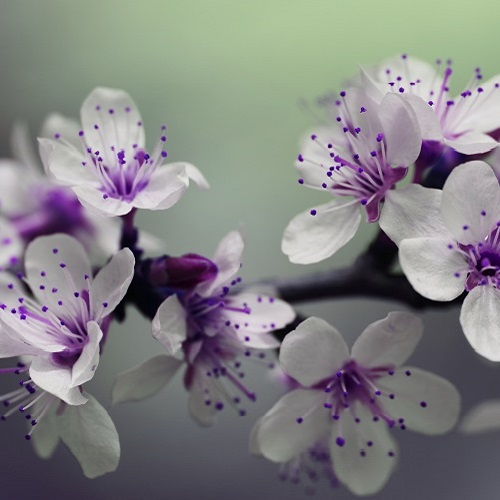
#> input picture pic/petal500x500.jpg, 500 x 500 px
$ jupyter execute --allow-errors chapter3_23.4.10.ipynb
#> lines starting #> are read from the running program, lines starting #| are printed output that depends on the picture
## 复习上一章实例--图像融合

[cell 1]
import numpy as np
import cv2 as cv
import matplotlib.pyplot as plt

[cell 2]
def show(img):
    if img.ndim==2:
        plt.imshow(img,cmap="gray")
    elif img.ndim==3:
        img = cv.cvtColor(img,cv.COLOR_BGR2RGB)#cv.cvtColor函数第一个参数输入只能是np.uint8类型
        plt.imshow(img)
    plt.show()

[cell 3]
a = cv.imread("pic/petal500x500.jpg")
#> a is the input picture: shape (500, 500, 3); mean B, G, R 130.5, 129.6, 130.2
b = cv.imread("pic/hedgehog500x500.jpg")
m = cv.imread("pic/mask500x500.jpg")
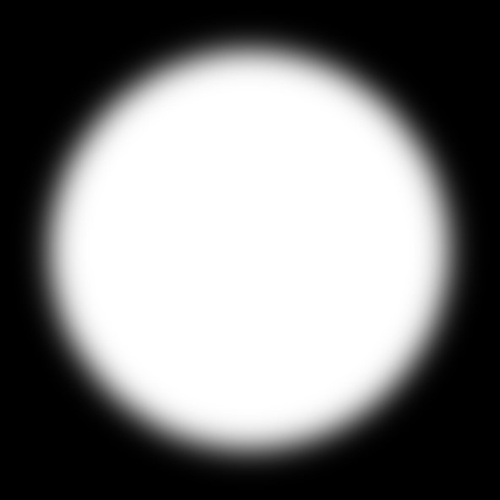
#> input picture pic/mask500x500.jpg, 500 x 500 px
#> m is the input picture: shape (500, 500, 3); min 0, max 255, mean 126.4

#> (a cell that did not finish here is left out)

[cell 5]
m = m/255

[cell 6]
petal = a*(1-m)
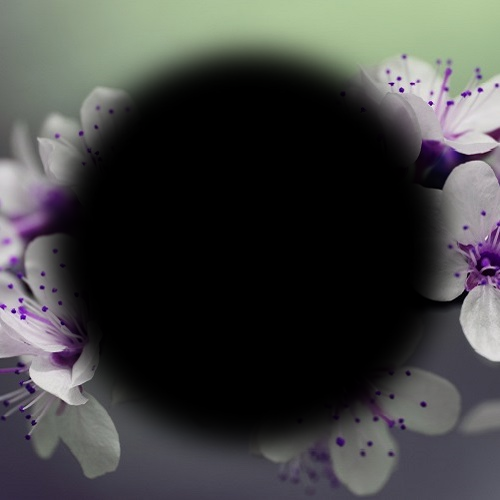
#> petal: shape (500, 500, 3) float64; mean B, G, R 65.1, 66.1, 65.3
#> (the rest of this cell did not finish here and is left out)

#> (a cell that did not finish here is left out)

#> (a cell that did not finish here is left out)

## 1.图像的裁剪、放大和缩小

[cell 9]
img = cv.imread("pic/rabbit500x333.jpg")
#> (the rest of this cell did not finish here and is left out)

#> (a cell that did not finish here is left out)

#> (a cell that did not finish here is left out)

#> (a cell that did not finish here is left out)

#> (a cell that did not finish here is left out)

## 2.图像平移

[cell 14]
img = cv.imread("pic/rabbit500x333.jpg")
#> (the rest of this cell did not finish here and is left out)

[cell 15]
M = np.array([
[1,0,100],
 [0,1,50]
],dtype=np.float32)
#> (the rest of this cell did not finish here and is left out)

[cell 16]
M = np.array([
[1,0,100],
 [0,1,50]
],dtype=np.float32)
#> (the rest of this cell did not finish here and is left out)

## 3.错切变换

[cell 17]
img=cv.imread("pic/apple.jpg")
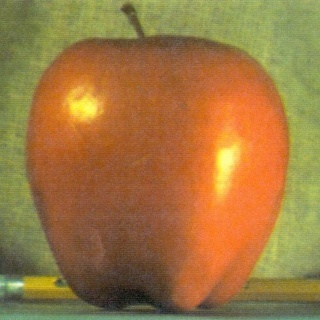
#> input picture images/apple.jpg, 320 x 320 px, found by its file name
#> img is the input picture: shape (320, 320, 3); mean B, G, R 64.7, 119.5, 158.9
print(img.shape)
#| (320, 320, 3)
M = np.array([
[1,0.2,0],
[0,1,0]
])
img3 = cv.warpAffine(img,M,(320,320))
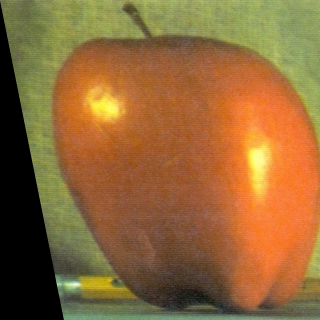
#> img3: shape (320, 320, 3); mean B, G, R 56.1, 104.1, 144.2
show(np.hstack([img,img3]))
#> in show (call 3), `img = cv.cvtColor(img,cv.COLOR_BGR2RGB)#cv.cvtColor函数第一个参数输入只能是np.uint..`:
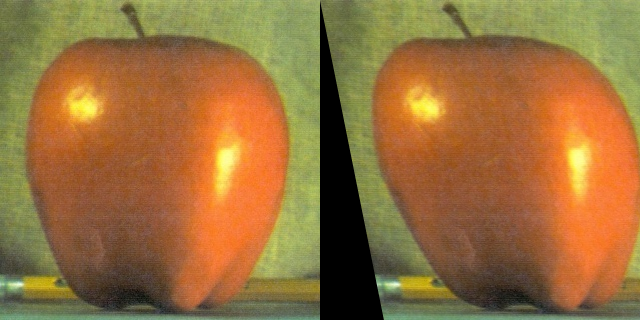
#> img: shape (320, 640, 3); mean R, G, B 151.6, 111.8, 60.4

[cell 18]
#垂直错切
M = np.array([
[1,0,0],
[0.2,1,0]
])
img4 = cv.warpAffine(img,M,(433,600))
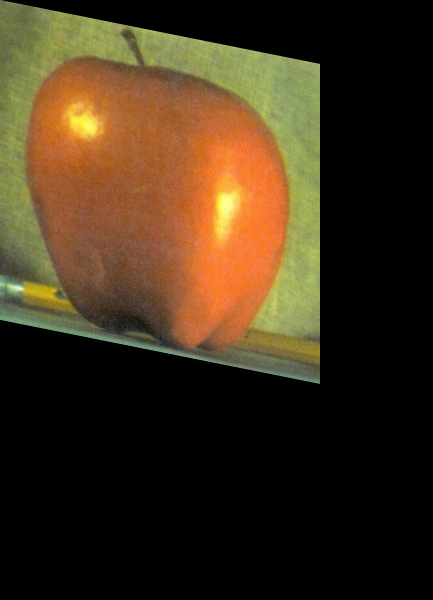
#> img4: shape (600, 433, 3); mean B, G, R 25.5, 47.1, 62.7
show(img4)

## 4.镜像变换

[cell 19]
#水平镜像
Mx = np.array([
[-1,0,333],
[0,1,0]
],dtype=np.float32)
img5 = cv.warpAffine(img,Mx,(333,500))
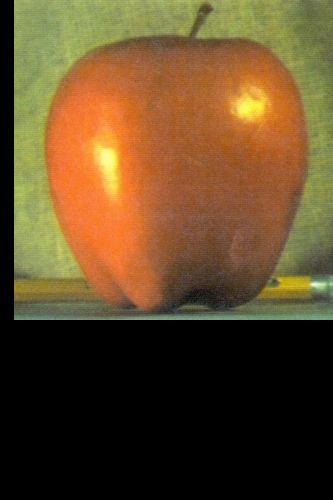
#> img5: shape (500, 333, 3); mean B, G, R 39.6, 73.3, 97.5
#> (the rest of this cell did not finish here and is left out)
